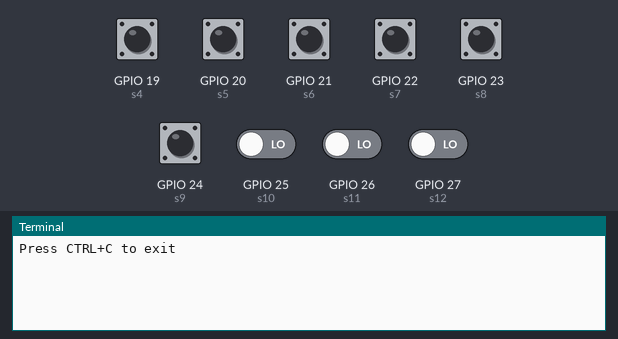
A program run on a simulated Raspberry Pi (BCM pin numbers). Parts: the last lines printed to the terminal. Inputs (shaded band) come from the test bench; at power-on: GPIO 19 (s4), GPIO 20 (s5), GPIO 21 (s6), GPIO 22 (s7), GPIO 23 (s8), GPIO 24 (s9), GPIO 25 (s10), GPIO 26 (s11), GPIO 27 (s12) LOW.

Above: at 1.2 s.
1.3 s: GPIO 19 (s4) pulled HIGH for 0.15 s
At 2.2 s:
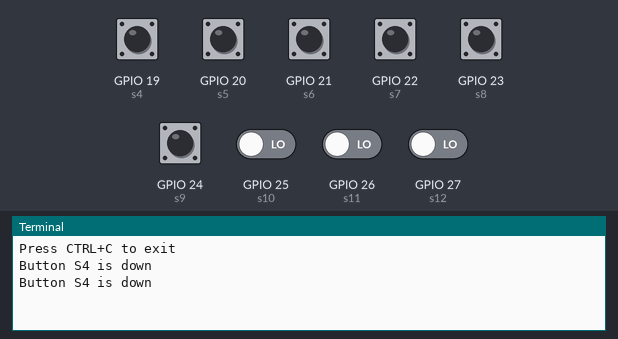
2.9 s: GPIO 20 (s5) pulled HIGH for 0.15 s
At 3.7 s:
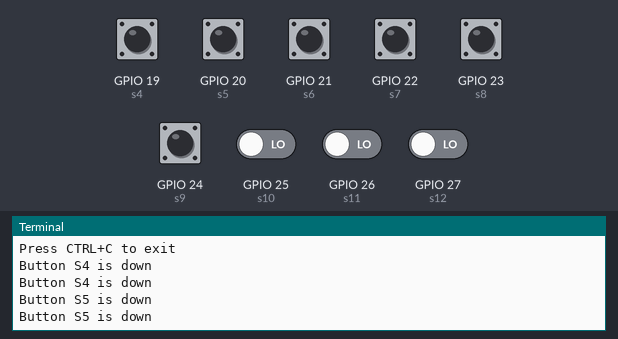
4.5 s: GPIO 21 (s6) pulled HIGH for 0.15 s
At 5.3 s:
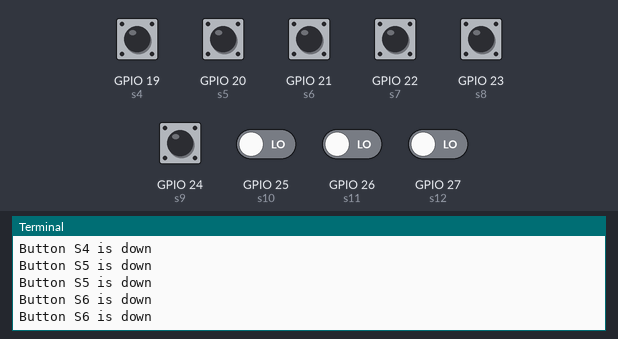
6.1 s: GPIO 22 (s7) pulled HIGH for 0.15 s
At 7.2 s:
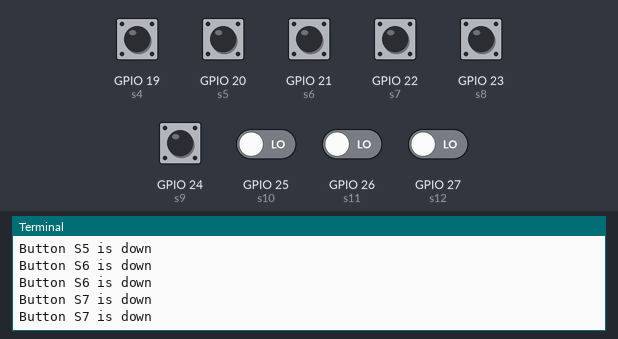
7.7 s: GPIO 23 (s8) pulled HIGH for 0.15 s
At 8.7 s:
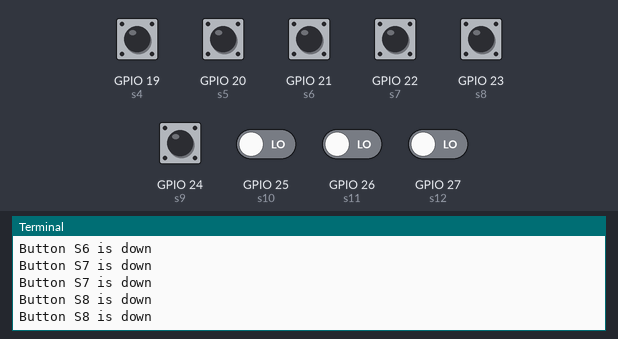
9.3 s: GPIO 24 (s9) pulled HIGH for 0.15 s
At 10.2 s:
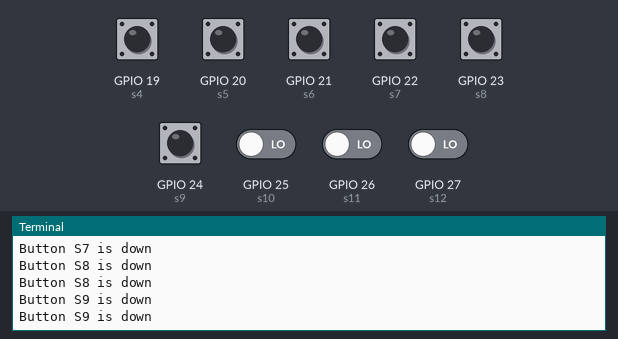
Timing chart, 0 to 11.9 s (numbered marks = the images above; inputs shaded):
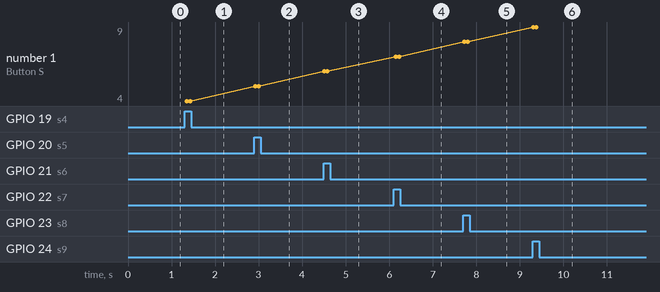

Measured:
- after the input at 1.3 s, the terminal: prints a new line after 0.05 s (image 1)
- after the input at 2.9 s, the terminal: prints a new line at once (image 2)
- after the input at 4.5 s, the terminal: prints a new line at once (image 3)
- after the input at 6.1 s, the terminal: prints a new line after 0.05 s (image 4)
- after the input at 7.7 s, the terminal: prints a new line at once (image 5)
- after the input at 9.3 s, the terminal: prints a new line at once (image 6)
- plotted number 1: 4 → 5 after the input at 2.9 s, 5 → 6 after the input at 4.5 s, 6 → 7 after the input at 6.1 s, 7 → 8 after the input at 7.7 s, 8 → 9 after the input at 9.3 s

The program:

bb_raspberry_pi_hello_world.py
```python
"""
Button Board Hello World
by Travis Bumgarner
Revision 1.0
Date 11-21-2016
This sketch is for the Button Board V1.2. It will display a message
via the terminal for each button press.
"""

#Imports
"""
First import allows Python to control the GPIO Pins and the second
Allows for using time delays.
"""
import RPi.GPIO as GPIO
import time

# Inputs
"""
I found it best the use the SparkFun Pi Wedge which makes the GPIO
much easier to access on the breadboard. Pins 16 and 17 are on
the left side of the board and the remaining pins are on the right side.
"""
s1 = 16
s2 = 17
s3 = 18
s4 = 19
s5 = 20
s6 = 21
s7 = 22
s8 = 23
s9 = 24
s10 = 25
s11 = 26
s12 = 27

#Setup
"""
The following code sets each of the 12 pins as inputs to the Raspberry Pi
"""
GPIO.setmode(GPIO.BCM)
GPIO.setup(s1, GPIO.IN, pull_up_down=GPIO.PUD_DOWN)
GPIO.setup(s2, GPIO.IN, pull_up_down=GPIO.PUD_DOWN)
GPIO.setup(s3, GPIO.IN, pull_up_down=GPIO.PUD_DOWN)
GPIO.setup(s4, GPIO.IN, pull_up_down=GPIO.PUD_DOWN)
GPIO.setup(s5, GPIO.IN, pull_up_down=GPIO.PUD_DOWN)
GPIO.setup(s6, GPIO.IN, pull_up_down=GPIO.PUD_DOWN)
GPIO.setup(s7, GPIO.IN, pull_up_down=GPIO.PUD_DOWN)
GPIO.setup(s8, GPIO.IN, pull_up_down=GPIO.PUD_DOWN)
GPIO.setup(s9, GPIO.IN, pull_up_down=GPIO.PUD_DOWN)
GPIO.setup(s10, GPIO.IN, pull_up_down=GPIO.PUD_DOWN)
GPIO.setup(s11, GPIO.IN, pull_up_down=GPIO.PUD_DOWN)
GPIO.setup(s12, GPIO.IN, pull_up_down=GPIO.PUD_DOWN)

#Loop
"""
This loop will run forever until Ctrl+C is pressed. It will loop through and
check if any of the 12 buttons are pressed, if so, it triggers the print
statement.
"""
print("Press CTRL+C to exit")
try:
    while True:
        time.sleep(0.075)
        if GPIO.input(s1):
            print("Button S1 is down")
        elif GPIO.input(s2):
            print("Button S2 is down")
        elif GPIO.input(s3):
            print("Button S3 is down")
        elif GPIO.input(s4):
            print("Button S4 is down")
        elif GPIO.input(s5):
            print("Button S5 is down")
        elif GPIO.input(s6):
            print("Button S6 is down")
        elif GPIO.input(s7):
            print("Button S7 is down")
        elif GPIO.input(s8):
            print("Button S8 is down")
        elif GPIO.input(s9):
            print("Button S9 is down")
        elif GPIO.input(s10):
            print("Button S10 is down")
        elif GPIO.input(s11):
            print("Button S11 is down")
        elif GPIO.input(s12):
            print("Button S12 is down")
except KeyboardInterrupt:
    GPIO.cleanup()
    
```
